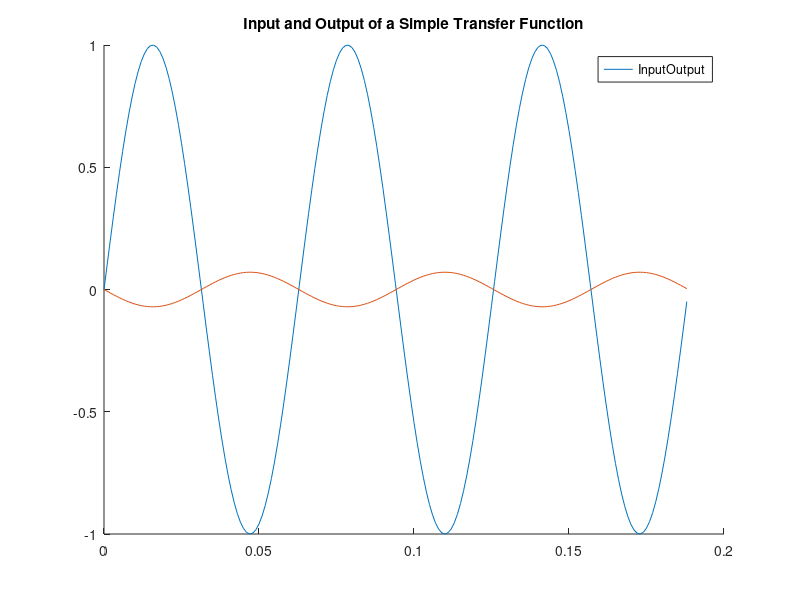

Here is the MATLAB script that generated this plot:
close all;
% message = "Dog";
%
w = 100
t = 0:.001:(2*3*pi/100);
x = sin(100*t)
y = sin(100*(t-pi/4))/(10*sqrt(2))
figure;
title("Input and Output of a Simple Transfer Function")
hold on;
plot(t,x)
plot(t,y)
legend(["Input", "Output"])
% Tsamp = 1/4000;            % Sample period - the time between each sample.
% Tsymb = 8/1000;            % Symbol period - the time between each symbol
% symbolLength = Tsymb/Tsamp;% The duration, in samples, of each symbol
% 
% truncate = 7;              % Your pulse will probably be longer than a 
%                            % single symbol period. This determines how many
%                            % symbols into the past and future to cut it 
%                            % off.
%                            
% t = (-truncate*Tsymb:Tsamp:truncate*Tsymb); %Generate time vector
% 
% 
% % For simplicity, we will use a truncated sinc function as our pulse shape.
% % An Rcos pulse would work better, but most students will likely use a sinc
% % function.
% time_pulse = sinc(t/Tsymb); %Your function here.
% figure;
% hold on;
% plot(t*1000, time_pulse, 'LineWidth', 3)
% title("Pulse Shape")
% ylabel("Amplitude")
% xlabel("Time (ms)")
% grid on;
% 
% symbols = [0, 7, -1, -3, -3, 3, 7, 3];
% upsamp = upsample(symbols, symbolLength)
% tupsamp = 0:Tsamp:(Tsymb*length(symbols))-Tsamp
% 
% figure;
% hold on;
% title("Symbol Sequence times Pulse Shape")
% for i = 1:length(symbols)
%     plot((t+i*Tsymb)*1000, time_pulse*symbols(i))
% end
% plot((tupsamp+Tsymb)*1000, upsamp, "LineWidth", 3)
% ylabel("Amplitude")
% xlabel("Time (ms)")
% xlim([0, Tsymb*1000*(length(symbols)+1)])
% figure;
% hold on;
% title("Transmitted Signal")
% con = conv(upsamp, time_pulse)
% tcon = 0:Tsamp:(Tsamp*length(con))-Tsamp
% plot(tcon*1000,con, 'LineWidth', 3)
% ylabel("Amplitude")
% xlabel("Time (ms)")
% figure;
% hold on;
% title("Symbol Sequence")
% xlabel("Time (ms)")
% ylabel("Symbol Amplitude")
% plot(tupsamp*1000, upsamp, 'LineWidth', 3)
% ylim([-4, 8])
% ax = gca;
% ax.XGrid = 'off';
% ax.YGrid = 'on';
% set(gca,'ytick',-4:1:8)
% 
% 
% figure;
% con = conv(con, time_pulse)
% tcon = 0:Tsamp:(Tsamp*length(con))-Tsamp
% 
% figure;
% hold on;
% title("Matched Filter Output")
% plot((tcon-2*truncate*Tsymb)*1000,7*con/(max(con)), 'LineWidth', 3)
% plot(tupsamp*1000, upsamp, 'LineWidth', 3)
% legend(["Matched Filter Output", "Original Symbol Sequence"], 'location', 'Best')
% ylabel("Amplitude")
% xlabel("Time (ms)")
% xlim([0, 60])
% 
% normcon = 7*con/max(con);
% downsampleSig = normcon(34+2*truncate*symbolLength:symbolLength:end);
% downsampleSig = downsampleSig(1:length(symbols)-1)
% figure;
% hold on;
% title("Received Symbol Sequence")
% stem(downsampleSig, 'LineWidth', 3, 'MarkerSize',10)
% xlim([0, 8])
% ax = gca;
% ax.XGrid = 'off';
% ax.YGrid = 'on';
% set(gca,'ytick',-4:1:8)
% 
% % Tsamp = 1/100;            % Sample period - the time between each sample.
% % Tsymb = ;            % Symbol period - the time between each symbol
% % symbolLength = Tsymb/Tsamp;% The duration, in samples, of each symbol
% % 
% % truncate = 7;              % Your pulse will probably be longer than a 
% %                            % single symbol period. This determines how many
% %                            % symbols into the past and future to cut it 
% %                            % off.
% %                            
% % t = (-truncate*Tsymb:Tsamp:truncate*Tsymb); %Generate time vector
% % delay = Tsymb*2
% % time_pulse = sinc(t/Tsymb);
% % time_pulse2 = sinc((t-delay)/Tsymb);
% % product = conv(time_pulse, time_pulse, 'same')
% % figure();
% % subplot(1,2,1)
% % hold on;
% % title("Original Signal")
% % plot(t,time_pulse, 'LineWidth', 1.5)
% % xL = xlim;
% % yL = ylim;
% % line(xL, [0 0], 'Color', [0.7 0.7 0.7]);
% % subplot(1,2,2)
% % hold on;
% % title("Autocorrelation")
% % plot(t,product, 'LineWidth', 1.5)
% % xL = xlim;
% % line(xL, [0 0], 'Color', [0.7 0.7 0.7]);
% % set(gcf, 'Position',  [100, 100, 1000, 400])
% % 
% 
% % close all;
% % % message = "I think dogs should vote!";
% % % 
% % % sampleRate = 8/1000;   %Sample rate (samples per second)
% % % symbolRate = 1/1000;    %Symbol rate (symbols per second)
% % % samplesPerSymbol = sampleRate/symbolRate;
% % % 
% % % pulse_shape = rcosdesign(.2,9,samplesPerSymbol);
% % % pulse_shape = pulse_shape/max(pulse_shape); %Normalize
% % % 
% % % p1 = [zeros(1,samplesPerSymbol) pulse_shape];
% % % p2 = [pulse_shape zeros(1,samplesPerSymbol)];
% % % figure;
% % % hold on;
% % % plot(p1)
% % % plot(p2)
% % % plot(p1.*p2)
% % % title({'Time-Delayed Pulses'})
% % % legend('Pulse 1', 'Pulse 2', 'Element-wise product')
% % % hold off;
% % % 
% % % 
% % % inner = zeros(1,10);
% % % for i = 1:10
% % %     p1 = [zeros(1,i) pulse_shape];
% % %     p2 = [pulse_shape zeros(1,i)];
% % %     inner(i) = dot(p1,p2);
% % % end
% % % figure;
% % % plot(inner)
% % % 
% % % x = [0,0,0,0,0,0,0,.2,.7,1,1,1,1,1,.7,.2,0,0,0,0,0,0,0];
% % % figure;
% % % plot(abs(ifft(x)))
% % % 
% % % r = encode(message, pulse_shape, sampleRate, symbolRate);
% % % r = r+rand(size(r))*.5;
% % % figure;
% % % plot(r)
% % % 
% % % receivedmessage = decode(r, pulse_shape, sampleRate, symbolRate)
% % 
% % 
% %  T = 1/50
% %  beta = .5
% %  f = linspace(-3/T, 3/T, 1000)
% % 
% %  logical1 = (abs(f)>(1-beta)/(2*T)).*(abs(f)<(1+beta)/(2*T))
% %  rcos = 1/2*(1+cos(pi*T/beta*(abs(f)-(1-beta)/(2*T))))
% %  logical2 = (abs(f)<(1-beta)/(2*T))
% %  rcos=rcos.*logical1
% %  rcos=rcos+logical2
% %  figure(3);
% %  hold on;
% %  plot(f, rcos)
% %  plot(f, rcosDelay)
% %  plot(f, rcosAdvance)
% %  plot(f, rcos+rcosDelay+rcosAdvance+rcosDelay2+rcosAdvance2, 'LineWidth',3)
% %  plot(f, rcosDelay2)
% %  plot(f, rcosAdvance2)
% % 
% %  ylim([-.1, 1.5])
% %  xlabel("Frequency")
% %  ylabel("|H(f)|")
% %  title("A rectangular pulse alongside frequency-shifted copies")
% %  hold off;
% %  
% %  
% % %  
% % %  
% % %  
% % %  
% % %  
% % %  
% % %  
% % %  
% % %  
% % %  
% % %  
% % % 
% % % 
% % % 
% % % Fs = 1000;            % Sampling frequency                    
% % % beta = .3;
% % % p = rcosdesign(beta,20,20);
% % % [P, f] = dualFFT(p,Fs);
% % % 
% % % 
% % % figure;
% % % hold on;
% % % title("SRRC Pulse Frequency Domain (\beta = " + beta + ")")
% % % xlabel("Frequency (Hz)")
% % % ylabel("Amplitude")
% % % plot(f(170:235),P(170:235))
% % % plot(f(170:235),P(170:235))
% % % hold off;
% % % % This helper function returns the 2-sided fourier spectrum of a given
% % % % signal.
% % % function [P, f] = dualFFT(p, Fs)
% % %     L = length(p);          % Define signal length
% % %     P = fftshift(abs(fft(p)/L)); %Calculate pulse FFT, shift to be centered at 0.
% % %     f = Fs*(0:(L/2))/L;     % Define Frequency range
% % %     f =[-flip(f), f];       % Paste Frequency range backwards
% % %     f(length(f)/2) = [];    % Remove duplicate 0
% % % end
